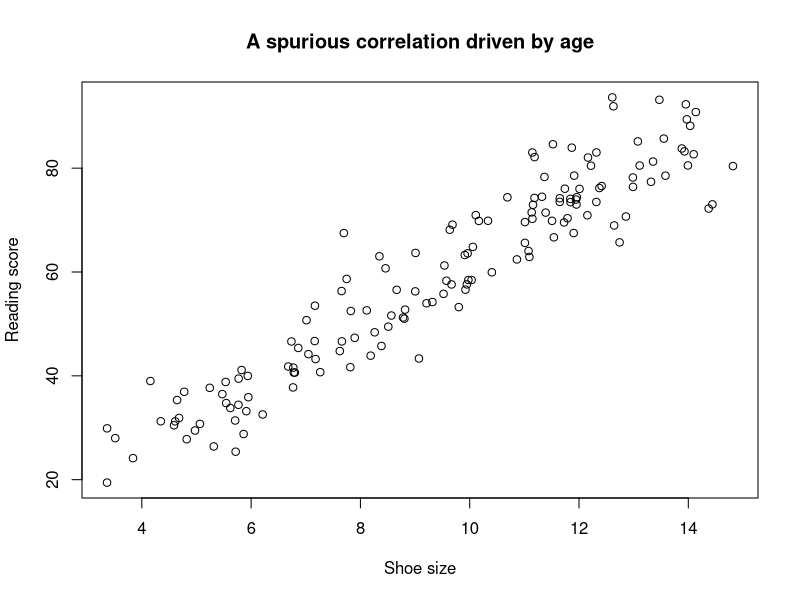
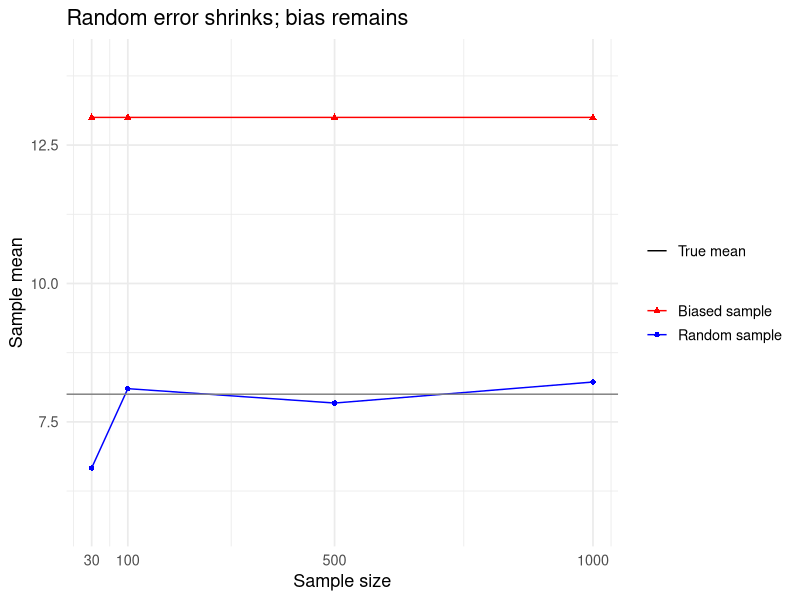

Write the R code that produced these figures, in order.
## ---- chunk 1
#| echo: false
#| message: false
#| warning: false
set.seed(2025)
n <- 150
age <- runif(n, 5, 18)                 # age in years
shoe <- 0.8 * age + rnorm(n, 0, 0.7)   # shoe size roughly increases with age
reading <- 5 * age + rnorm(n, 0, 5)    # reading ability increases with age
plot(shoe, reading, xlab = "Shoe size", ylab = "Reading score",
     main = "A spurious correlation driven by age")
## ---- chunk 2
#| echo: false
#| message: false
#| warning: false
library(tidyverse)

set.seed(20254)

# population and truth
pop <- c(rep(5, 7000), rep(15, 3000))
true_mean <- mean(pop)
sizes <- c(30, 100, 500, 1000)

# compute means for random and biased samples
df <- tibble(size = sizes) %>%
  mutate(
    random_mean = map_dbl(size, ~ mean(sample(pop, .x))),
    biased_mean = map_dbl(size, ~ {
      n_high <- round(0.8 * .x)   # oversample the 15s
      n_low  <- .x - n_high
      mean(c(
        sample(pop[pop == 15], n_high),
        sample(pop[pop == 5],  n_low)
      ))
    })
  )

# long format for ggplot
df_long <- df %>%
  pivot_longer(c(random_mean, biased_mean),
               names_to = "type", values_to = "mean") %>%
  mutate(type = recode(type,
                       random_mean = "Random sample",
                       biased_mean = "Biased sample"))

# y-limits similar to base R version
y_limits <- range(c(df$random_mean, df$biased_mean, true_mean))
y_limits <- c(y_limits[1] - 1, y_limits[2] + 1)

# plot
ggplot(df_long, aes(x = size, y = mean, color = type, shape = type)) +
  geom_line() +
  geom_point() +
  geom_hline(aes(yintercept = true_mean, color = "True mean", linetype = "True mean")) +
  scale_color_manual(values = c("Random sample" = "blue",
                                "Biased sample" = "red")) +
  scale_shape_manual(values = c("Random sample" = 16,
                                "Biased sample" = 17)) +
  scale_x_continuous(breaks = sizes) +
  coord_cartesian(ylim = y_limits) +
  labs(title = "Random error shrinks; bias remains",
       x = "Sample size", y = "Sample mean",
       color = NULL, shape = NULL, linetype = NULL) +
  theme_minimal(base_size = 13)
